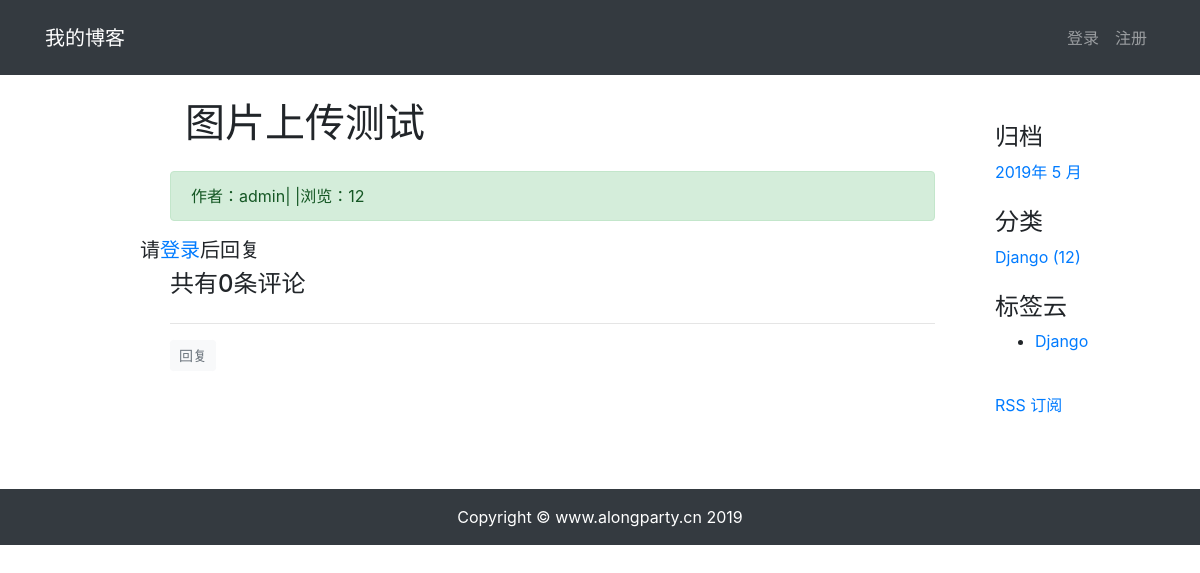
Page /blog/post/12/ on the committed database.
### blog/models.py (models this page shows, shortened)
class Post(models.Model):
    title = models.CharField(max_length=150,verbose_name="标题")
    body = models.TextField(verbose_name="正文",null=True,blank=True)
    author = models.ForeignKey(User,on_delete=models.SET_NULL,null=True,blank=True,verbose_name="作者")
    category = models.ForeignKey(Category,on_delete=models.SET_NULL,null=True,verbose_name="文章分类")
    tags = models.ManyToManyField(Tags, blank=True,verbose_name="文章标签")
    create_time = models.DateTimeField(verbose_name="发布时间",auto_now_add=True,blank=True,null=True)
    modified_time = models.DateTimeField(verbose_name="更新时间",auto_now=True)
    total_views = models.PositiveIntegerField(default=0)
    avatar = models.ImageField(upload_to='article/%Y%m%d/', blank=True)
    excerpt = models.CharField(max_length=200, blank=True)
    class Meta:
        verbose_name = "博文"
        verbose_name_plural = verbose_name
        ordering = ('-create_time',)
    def increase_views(self):
        self.total_views += 1
        self.save(update_fields=['total_views'])
    def save(self, *args, **kwargs):
        if not self.excerpt:
            md = markdown.Markdown(extensions=[
                'markdown.extensions.extra',
                'markdown.extensions.codehilite',
            ])
            self.excerpt = strip_tags(md.convert(self.body))[:54]
        article = super(Post, self).save(*args, **kwargs)
        return article

class Category(models.Model):
    name = models.CharField(max_length=50,verbose_name="分类")
    class Meta:
        verbose_name = "分类"
        verbose_name_plural = verbose_name

class Tags(models.Model):
    name = models.CharField(max_length=50,verbose_name="标签")
    class Meta:
        verbose_name = "标签"
        verbose_name_plural = verbose_name

### blog/views.py (the view)
# urls.py: path('post/<int:pk>/',views.PostDetailView.as_view(),name='detail'),
class PostDetailView(DetailView):
    model = Post
    template_name = 'blog/detail.html'
    context_object_name = 'post'
    def get_object(self, queryset=None):
        post = super(PostDetailView,self).get_object(queryset=None)
        post.increase_views()
        md = markdown.Markdown(extensions=[
                                          'markdown.extensions.extra',
                                          'markdown.extensions.codehilite',
                                          'markdown.extensions.toc',
            TocExtension(slugify=slugify),
        ])
        post.body = md.convert(post.body)
        post.toc = md.toc
        return post
    def get_context_data(self, **kwargs):
        context = super(PostDetailView,self).get_context_data(**kwargs)
        form = CommentForm()
        comment_list = self.object.comment_set.all()
        context.update({
            'form': form,
            'comment_list': comment_list
        })
        return context

### blog/templatetags/blog_tags.py (called while the page is built)
@register.simple_tag
def archives():
    return Post.objects.dates('create_time', 'month', order='DESC')

@register.simple_tag
def get_categories():
    return Category.objects.annotate(num_posts=Count('post')).filter(num_posts__gt=0)

@register.simple_tag
def get_tags():
    return Tags.objects.annotate(num_posts=Count('post')).filter(num_posts__gt=0)

### templates/blog/detail.html (shortened to what this page needs)
{% extends "base.html" %}
{% load staticfiles %}
{% block main %}
<div class="container">
    <div class="col-md-12">
        <h1 class="col-12 mt-4 mb-4">{{ post.title }}</h1>
        <div class="col-12 alert alert-success">
            <div class="float">
                <div class="float-left">作者：{{ post.author }}</div>
            </div>
            <div class="float">
                | |浏览：{{ post.total_views }}
            </div>
        </div>
        <div class="col-12">
        </div>
        <div class="form-group">
            {% if user.is_authenticated %}
                <div>
                    <form action="{% url 'comment:post_comment' post.pk %}" method="POST">
                    {% csrf_token %}
                        <div class="row">
                            <div class="form-group col-md-3">
                                <label for="{{ form.email.id_for_label }}">邮箱：</label>
                                {{ form.email }}
                                {{ form.email.errors }}
                            </div>
                            <div class="form-group col-md-3">
                                <label for="{{ form.url.id_for_label }}">URL：</label>
                                {{ form.url }}
                                {{ form.url.errors }}
                            </div>
                        </div>
                            <label for="text">
                                <strong>
                                    我也要发言：
                                </strong>
                            </label>
                             <div>
                                 {{ form.media }}
                                 {{ form.text }}
                             </div>
                        <br>
                        <button type="submit" class="btn btn-primary ">发送</button>
                    </form>
                </div>
                <br>
            {% else %}
                <div class="row">
                    <br>
                    <h5 class="row justify-content-center">
                        请<a href="{% url 'userprofile:login' %}">登录</a>后回复
                    </h5>
                    <br>
                </div>
            {% endif %}
{% load mptt_tags %}
<h4>共有{{ comment_list.count }}条评论</h4>
<div class="row">
    {% recursetree comment_list %}
        {% with comment=node %}
            <div class="{% if comment.reply_to %}offset-1 col-11{% else %}col-12{% endif %}">
                <hr>
                <div>
                    <button type="button"
                            class="btn btn-light btn-sm text-muted"
                            onclick="load_modal({{ post.id }}, {{ comment.id }})">
                        回复
                    </button>
                </div>
            </div>
        {% endwith %}
    {% endrecursetree %}
</div>
        </div>
    </div>
</div>
{% endblock main %}
{% block script %}
<link rel="stylesheet" href="{% static 'css/prism/prism.css' %}">
{% endblock %}

### templates/right_sidebar.html (shortened to what this page needs)
{% load blog_tags %}
<br class="col-12 mt-4 mb-4">
<br>
<div class="widget widget-archives">
    {% archives as date_list %}
    <h4 class="widget-title">归档</h4>
    <ul class="nav">
        {% for date in  date_list %}
            <li class="nav-item">
                <a href="{% url 'blog:archives' date.year date.month %}">{{ date.year }}年 {{ date.month }} 月</a>
            </li>
        {% empty %}
            暂无归档！
        {% endfor %}
    </ul>
</div>
<br>
<div class="widget widget-category">
{% get_categories as category_list %}
    <h4 class="widget-title">分类</h4>
    <ul class="nav">
        {% for category in category_list %}
        <li class="nav-item">
            <a href="{% url 'blog:category' category.pk %}">{{ category.name }} <span class="post-count">({{ category.num_posts }})</span></a>
        </li>
        {% empty %}
            暂无分类
        {% endfor %}
    </ul>
</div>
<br>
<div class="widget widget-tag-cloud">
    <h4 class="widget-title">标签云</h4>
    {% get_tags as tag_list %}
    <ul>
        {% for tag in tag_list %}
            <li>
                <a href="{% url 'blog:tag' tag.pk %}">{{ tag.name }}</a>
            </li>
        {% empty %}
            暂无标签！
        {% endfor %}
      </ul>
</div>
<br>
<div class="rss">
    <a href=""> RSS 订阅</a>
</div>

### rows in the picture
Post: title "图片上传测试", author "admin", total_views "12", count "0"
Category: name "Django", num_posts "12"
Tags: name "Django"

### other values in the picture
{{ date.year }} "2019"
{{ date.month }} "5"
